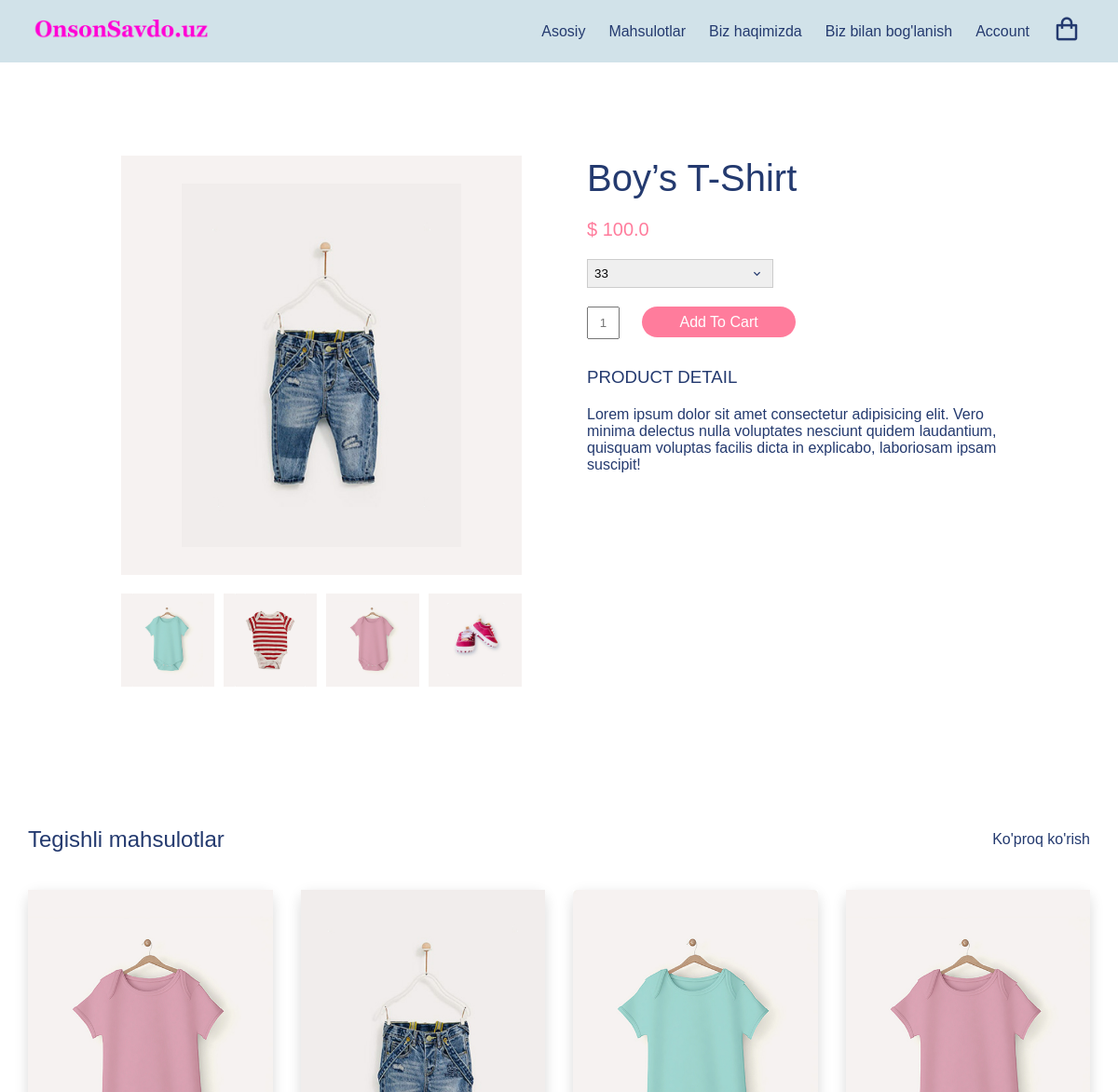
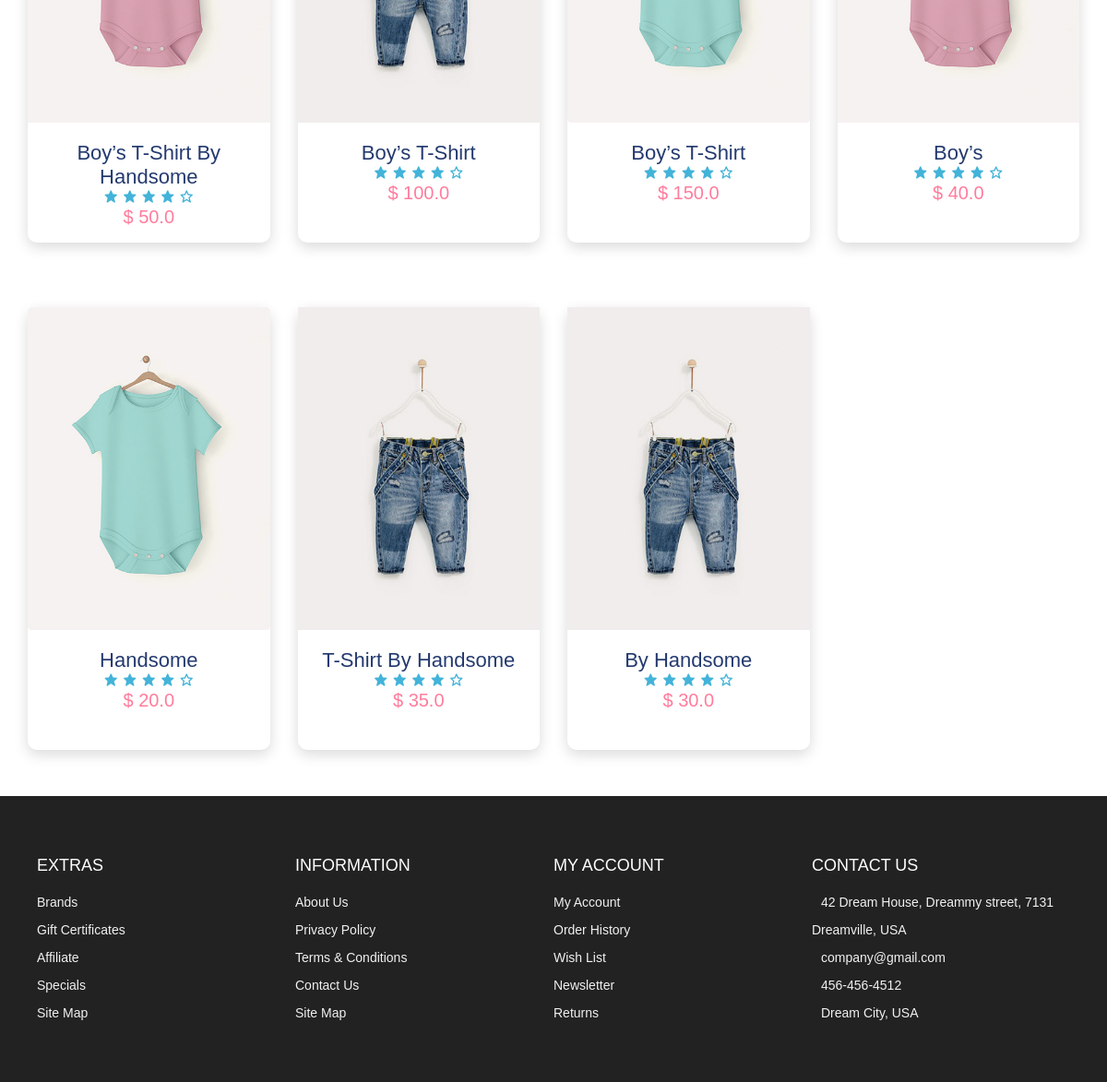
Screenshot of /product_details/2/ with the database file from the repository (2 pictures, top to bottom).
### website/models.py (models this page shows, shortened)
class Product(models.Model):
    product_name = models.CharField(max_length=100)
    product_price = models.FloatField()
    product_size_id = models.ManyToManyField(Product_size, related_name="product")
    product_info = models.TextField(max_length=300)
    product_photo_1 = models.ImageField(upload_to="Product/%Y/%M/")
    product_photo_2 = models.ImageField(upload_to="Product/%Y/%M/", blank=True)
    product_photo_3 = models.ImageField(upload_to="Product/%Y/%M/", blank=True)
    product_photo_4 = models.ImageField(upload_to="Product/%Y/%M/", blank=True)
    product_photo_5 = models.ImageField(upload_to="Product/%Y/%M/", blank=True)
    class Meta:
        verbose_name = "Product"
        verbose_name_plural = "Product"

### website/views.py (the view)
# urls.py: path('product_details/<str:pk>/', views.product_details, name="product_details"),
def product_details(request, pk):
    product_view = Product.objects.all()
    product = Product.objects.get(id=pk)
    contaxt = {
        'product_view':product_view,
        'product': product,
    }
    return render(request, 'home/product_details.html', contaxt)

### templates/home/product_details.html (shortened to what this page needs)
{% extends 'base.html' %}
{% load static %}
{% block content %}
<section class="section product-detail">
    <div class="details container-md">
        <div class="left">
            <div class="main">
                <img src="{{ product.product_photo_1.url }}" alt="">
            </div>
            <div class="thumbnails">
                <div class="thumbnail">
                    <img src="{{ product.product_photo_2.url }}" alt="{{ product.product_photo_2 }}">
                </div>
                <div class="thumbnail">
                    <img src="{{ product.product_photo_3.url }}" alt="{{ product.product_photo_3 }}">
                </div>
                <div class="thumbnail">
                    <img src="{{ product.product_photo_4.url }}" alt="{{ product.product_photo_4 }}">
                </div>
                <div class="thumbnail">
                    <img src="{{ product.product_photo_5.url }}" alt="{{ product.product_photo_5 }}">
                </div>
            </div>
        </div>
        <div class="right">
            <h1> {{ product.product_name }} </h1>
            <div class="price">$ {{ product.product_price }}</div>
            <form>
                <div>
                    <select>
                        {%for product_size in product.product_size_id.all%}
                        <option value="Select Size">
                            {{product_size.product_size}}
                        </option>
                        {%endfor%}
                    </select>
                    <span><i class='bx bx-chevron-down'></i></span>
                </div>
            </form>
            <form class="form">
                <input type="text" placeholder="1">
                <a href="{% url 'card' %}" class="addCart">Add To Cart</a>
            </form>
            <h3>Product Detail</h3>
            <p> {{ product.product_info }} </p>
        </div>
    </div>
</section>
<section class="section featured">
    <div class="top container">
        <h1>Tegishli mahsulotlar</h1>
        <a href="{% url 'product' %}" class="view-more">Ko'proq ko'rish</a>
    </div>
    <div class="product-center container">
        {% for product in product_view %}
        <div class="product">
            <div class="product-header">
                <img src="{{ product.product_photo_1.url }}" alt="">
            </div>
            <div class="product-footer">
                <a href="{% url 'product_details' product.id %}">
                    <h3>{{ product.product_name }}</h3>
                </a>
                <div class="rating">
                    <i class="bx bxs-star"></i>
                    <i class="bx bxs-star"></i>
                    <i class="bx bxs-star"></i>
                    <i class="bx bxs-star"></i>
                    <i class="bx bx-star"></i>
                </div>
                <h4 class="price">$ {{ product.product_price }}</h4>
            </div>
        </div>
        {% endfor %}
    </div>
</section>
{% endblock %}

### static/website/css/styles.css (style rules this page uses)
:root { --white: #fff; --black: #222; --pink: #f60091; --grey: #444; --grey2: #959595; --grey-alt: #d1e2e9; --yellow: #ffd800; --green: #59b210; }
*, *::before, *::after { margin: 0; padding: 0; box-sizing: inherit; }
html { scroll-behavior: smooth; box-sizing: border-box; font-size: 62.5%; }
body { font-family: "Poppins", sans-serif; font-size: 1.6rem; font-weight: 400; background-color: #fff; color: #243a6f; position: relative; z-index: 1; }
h1, h2, h3, h4 { font-weight: 500; }
a { color: inherit; text-decoration: none; }
img { max-width: 100%; }
.container { max-width: 120rem; margin: 0 auto; }
.container-md { max-width: 100rem; margin: 0 auto; }
@media only screen and (max-width: 1200px) { .container { padding: 0 3rem; } }
@media only screen and (max-width: 1200px) { .container-md { padding: 0 3rem; } }
.section { padding: 10rem 0 5rem 0; }
.product-center { display: grid; grid-template-columns: repeat(auto-fit, minmax(25rem, 1fr)); gap: 7rem 3rem; }
.product { height: 48rem; background-color: #fff; box-shadow: 0 0.5rem 1.5rem rgba(0, 0, 0, 0.15); border-radius: 1rem; text-align: center; transition: all 300ms ease-in-out; }
.product-header { position: relative; height: 35rem; background-color: #f6f2f1; transition: all 300ms ease-in-out; z-index: 0; }
.product-header img { height: 100%; }
.product-footer { padding: 2rem 1.6rem 1.6rem 1.6rem; }
.product-footer h3 { font-size: 2.2rem; }
.rating { color: #43b3d9; }
.product-footer .price { color: #ff7c9c; font-size: 2rem; }
.section .top { display: flex; align-items: center; justify-content: space-between; margin-bottom: 4rem; }
form { position: relative; z-index: 1; }
form span { position: absolute; top: 50%; right: 1rem; transform: translateY(-50%); font-size: 2rem; z-index: 0; }
.product-detail .details { display: grid; grid-template-columns: 1fr 1.2fr; gap: 7rem; }
.product-detail .left { display: flex; flex-direction: column; }
.product-detail .left .main { text-align: center; background-color: #f6f2f1; margin-bottom: 2rem; height: 45rem; padding: 3rem; }
.product-detail .left .main img { object-fit: contain; height: 100%; }
.product-detail .thumbnails { display: grid; grid-template-columns: repeat(4, 1fr); gap: 1rem; }
.product-detail .thumbnail { width: 10rem; height: 10rem; background-color: #f6f2f1; text-align: center; }
.product-detail .thumbnail img { height: 100%; object-fit: contain; }
.product-detail .right span { display: inline-block; font-size: 1.5rem; margin-bottom: 1rem; }
.product-detail .right h1 { font-size: 4rem; line-height: 1.2; margin-bottom: 2rem; }
.product-detail .right .price { font-size: 600; font-size: 2rem; color: #ff7c9c; margin-bottom: 2rem; }
.product-detail .right div { display: inline-block; position: relative; z-index: 1; }
.product-detail .right select { font-family: "Poppins", sans-serif; width: 20rem; padding: 0.7rem; border: 1px solid #ccc; appearance: none; outline: none; }
.product-detail form { margin-bottom: 2rem; }
.product-detail form span { position: absolute; top: 50%; right: 1rem; transform: translateY(-50%); font-size: 2rem; z-index: 0; }
.product-detail .form { margin-bottom: 3rem; }
.product-detail .form input { padding: 0.8rem; text-align: center; width: 3.5rem; margin-right: 2rem; }
.product-detail .form .addCart { background: #ff7c9c; padding: 0.8rem 4rem; color: #fff; border-radius: 3rem; }
.product-detail h3 { text-transform: uppercase; margin-bottom: 2rem; }

### rows the page displays
Product: product_photo_1 (picture), product_photo_2 (picture), product_photo_3 (picture), product_photo_4 (picture), product_photo_5 (picture), product_name "Boy’s T-Shirt", product_price "100.0", product_info "Lorem ipsum dolor sit amet consectetur adipisicing elit. Vero minima delectus nulla voluptates nesciunt quidem laudantium, quisquam voluptas facilis dicta in explicabo, laboriosam ipsam suscipit!"
Product: product_photo_1 (picture), product_name "Boy’s T-Shirt By Handsome", product_price "50.0"
Product: product_photo_1 (picture), product_name "Boy’s T-Shirt", product_price "150.0"
Product: product_photo_1 (picture), product_name "Boy’s", product_price "40.0"
Product: product_photo_1 (picture), product_name "Handsome", product_price "20.0"
Product: product_photo_1 (picture), product_name "T-Shirt By Handsome", product_price "35.0"
Product: product_photo_1 (picture), product_name "By Handsome", product_price "30.0"

### other values shown
form field value "33"
